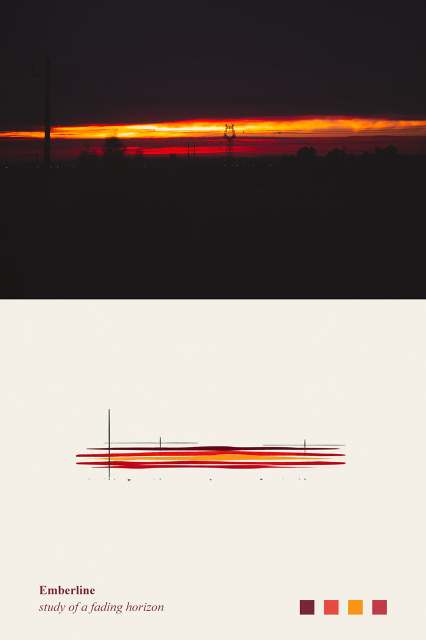
#> input picture photo-abstract-editorial/assets/examples/case-1.jpg, 852 x 1280 px (shown at 1/2 size)
$ python -i auto_crop_figures.py   (imports and definitions only)
#> lines starting #> are read from the running program, lines starting #| are printed output that depends on the picture; after the words box and inside, x2 and y2 are one past the last pixel; in counts of white or black regions, pixels touching at a corner belong together
#!/usr/bin/env python3
"""
Automatically detect and crop figure regions from PDF pages.

Usage:
    python auto_crop_figures.py input.pdf --out figures_auto --dpi 450 --min-area 0.03
"""

import sys
import argparse
from pathlib import Path

try:
    import fitz  # PyMuPDF
    import cv2
    import numpy as np
    from PIL import Image
except ImportError:
    print("Error: Required packages not installed.")
    print("Install with: pip install pymupdf opencv-python pillow numpy")
    sys.exit(1)


def detect_figure_regions(image_array, min_area_ratio=0.03):
    """
    Detect likely figure regions in a page image.

    Args:
        image_array: numpy array of the page image (RGB)
        min_area_ratio: Minimum area as fraction of page area

    Returns:
        List of bounding boxes [(x0, y0, x1, y1), ...]
    """
#> called with min_area_ratio = 0.03
    # Convert to grayscale
    gray = cv2.cvtColor(image_array, cv2.COLOR_RGB2GRAY)
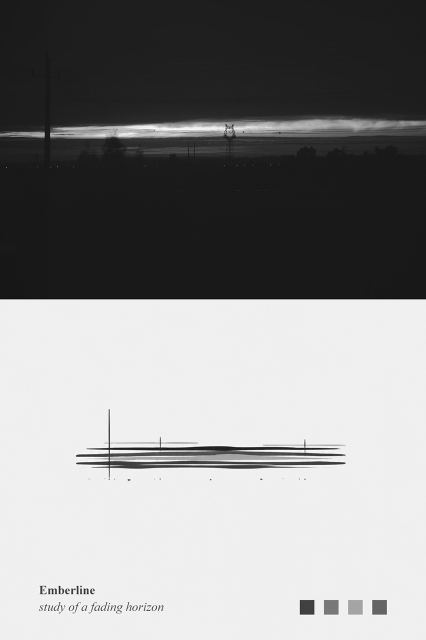
#> gray: shape (1280, 852) (shown at 1/2 size); min 0, max 255, mean 140.6

    # Apply threshold to find non-white regions
    _, binary = cv2.threshold(gray, 240, 255, cv2.THRESH_BINARY_INV)
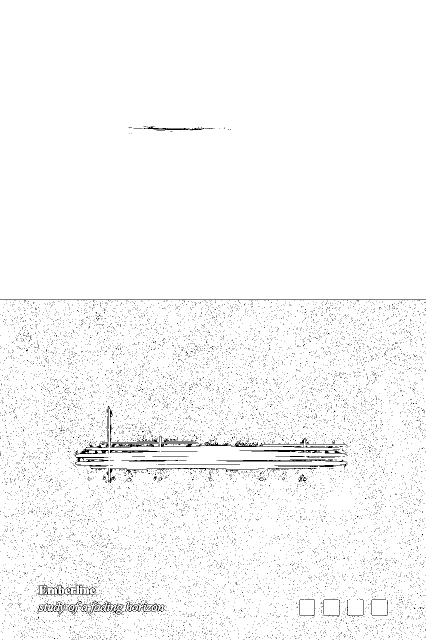
#> binary: shape (1280, 852) (shown at 1/2 size); 97.3% white; black in thin lines or dots, all inside (x1, y1, x2, y2) = (0, 253, 852, 1280)

    # Morphological operations to connect nearby regions
    kernel = cv2.getStructuringElement(cv2.MORPH_RECT, (15, 15))
    closed = cv2.morphologyEx(binary, cv2.MORPH_CLOSE, kernel)
#> closed: shape (1280, 852); every value is 255

    # Find contours
    contours, _ = cv2.findContours(closed, cv2.RETR_EXTERNAL, cv2.CHAIN_APPROX_SIMPLE)
#> contours = [[[0, 0], [0, 1279], [851, 1279], [851, 0]]]

    page_area = image_array.shape[0] * image_array.shape[1]
#> page_area = 1090560
    min_area = page_area * min_area_ratio
#> min_area = 32716.8

    boxes = []
    for contour in contours:
        x, y, w, h = cv2.boundingRect(contour)
        area = w * h

        # Filter by area
        if area < min_area:
            continue

        # Filter by aspect ratio (avoid very thin regions)
        aspect = max(w, h) / min(w, h)
        if aspect > 10:
            continue

        boxes.append((x, y, x + w, y + h))
#> this loop made 1 pass
#> (contour, x, y, w, h, area, aspect) on pass 1: ([[0, 0], [0, 1279], [851, 1279], [851, 0]], 0, 0, 852, 1280, 1090560, 1.5)
#> after the loop, boxes = [(0, 0, 852, 1280)]

    return boxes


# [71 lines left out: functions auto_crop_figures, main, not called in this run]


# [2 lines not run here, left out]

>>> import cv2
>>> picture = cv2.cvtColor(cv2.imread('../../photo-abstract-editorial/assets/examples/case-1.jpg'), cv2.COLOR_BGR2RGB)
>>> result = detect_figure_regions(picture)
#> result = [(0, 0, 852, 1280)]

$ run again, on photo-abstract-editorial/assets/examples/case-10.jpg
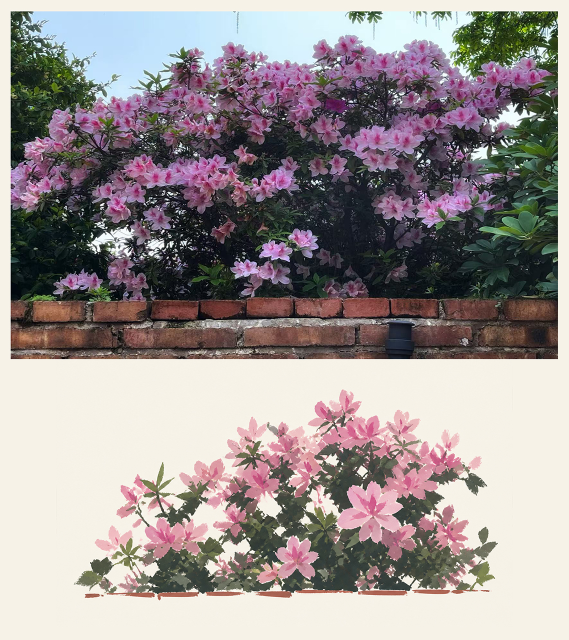
#> input picture photo-abstract-editorial/assets/examples/case-10.jpg, 1138 x 1280 px (shown at 1/2 size)
#> in detect_figure_regions, `_, binary = cv2.threshold(gray, 240, 255, cv2.THRESH_BINARY_INV)`:
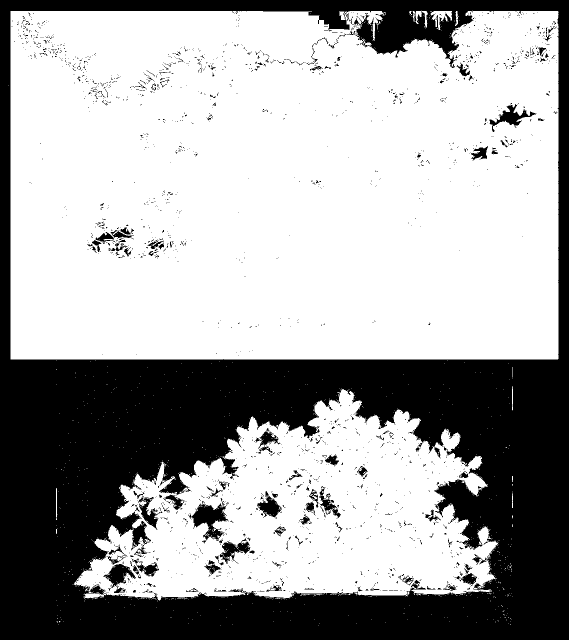
#> binary: shape (1280, 1138) (shown at 1/2 size); 64.9% white; 1859 black regions (1732 under 20 px), largest, box (x1, y1, x2, y2) and area: (0, 0, 1138, 1280) 484441, (376, 1002, 456, 1086) 2744, (207, 1128, 272, 1186) 1546
#> in detect_figure_regions, `closed = cv2.morphologyEx(binary, cv2.MORPH_CLOSE, kernel)`:
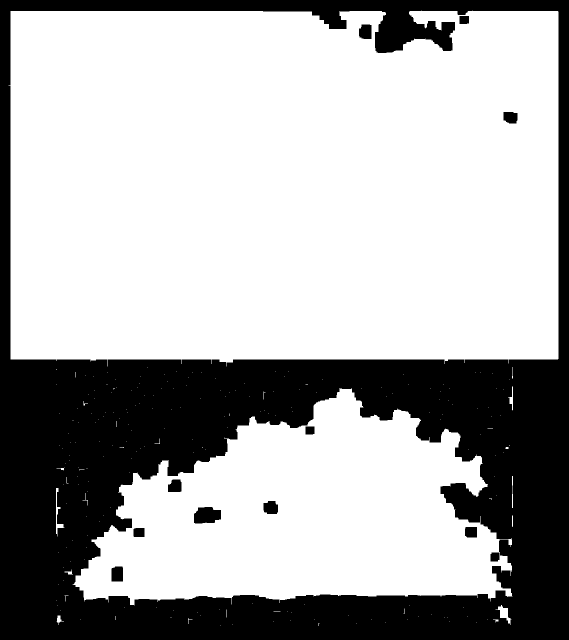
#> closed: shape (1280, 1138) (shown at 1/2 size); 67.9% white; 12 black regions
#> contours = 219 contours, 210 with area under 20; largest, box (x1, y1, x2, y2) and area: (17, 21, 1117, 733) 751776, (145, 776, 1025, 1211) 238360, (991, 1210, 1023, 1250) 389, (112, 976, 129, 1073) 262, (1016, 773, 1026, 821) 113
#> the loop in detect_figure_regions, `for contour in contours:` made 219 passes
#> (x, y, w, h, area) on passes 10, 16, 25: (986, 1239, 11, 6, 66), (376, 1236, 9, 12, 108), (113, 1231, 15, 19, 285)
#> after the loop in detect_figure_regions, `for contour in contours:`: boxes = [(145, 776, 1025, 1211), (17, 21, 1117, 733)]

$ run again, on photo-abstract-editorial/assets/examples/case-11.jpg
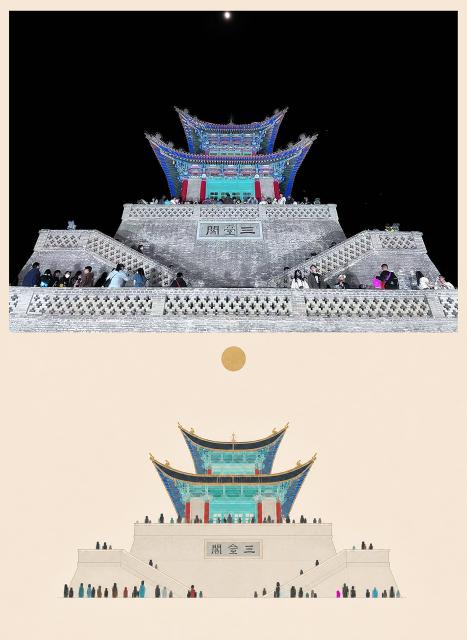
#> input picture photo-abstract-editorial/assets/examples/case-11.jpg, 933 x 1280 px (shown at 1/2 size)
#> in detect_figure_regions, `gray = cv2.cvtColor(image_array, cv2.COLOR_RGB2GRAY)`:
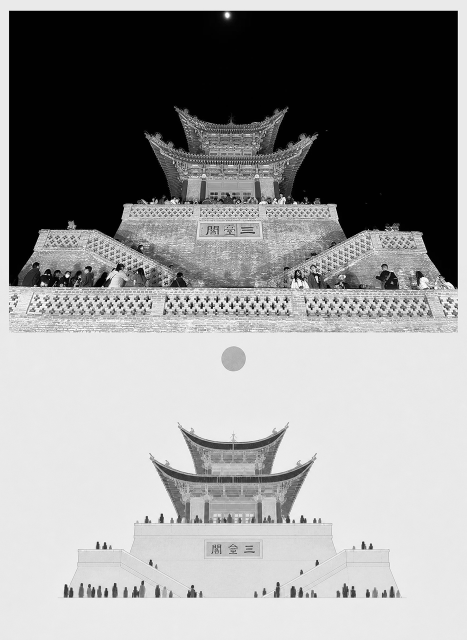
#> gray: shape (1280, 933) (shown at 1/2 size); min 0, max 255, mean 146.6
#> in detect_figure_regions, `_, binary = cv2.threshold(gray, 240, 255, cv2.THRESH_BINARY_INV)`:
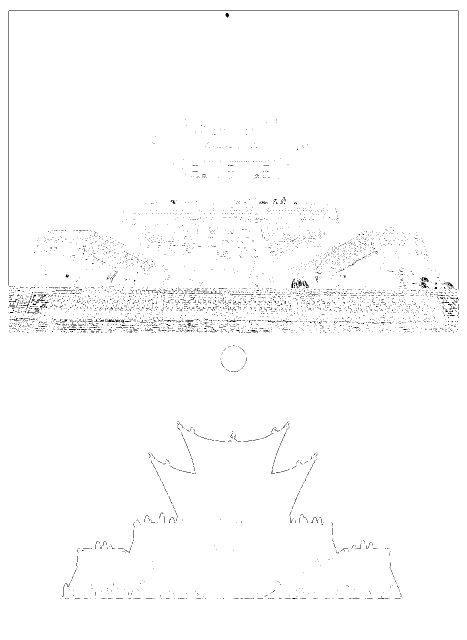
#> binary: shape (1280, 933) (shown at 1/2 size); 98.9% white; black in thin lines or dots, all inside (x1, y1, x2, y2) = (16, 20, 917, 1198)
#> closed: shape (1280, 933); every value is 255
#> contours = [[[0, 0], [0, 1279], [932, 1279], [932, 0]]]
#> the loop in detect_figure_regions, `for contour in contours:` made 1 pass
#> (contour, x, y, w, h, area, aspect) on pass 1: ([[0, 0], [0, 1279], [932, 1279], [932, 0]], 0, 0, 933, 1280, 1194240, 1.37)
#> after the loop in detect_figure_regions, `for contour in contours:`: boxes = [(0, 0, 933, 1280)]

$ run again, on photo-abstract-editorial/assets/examples/case-2.jpg
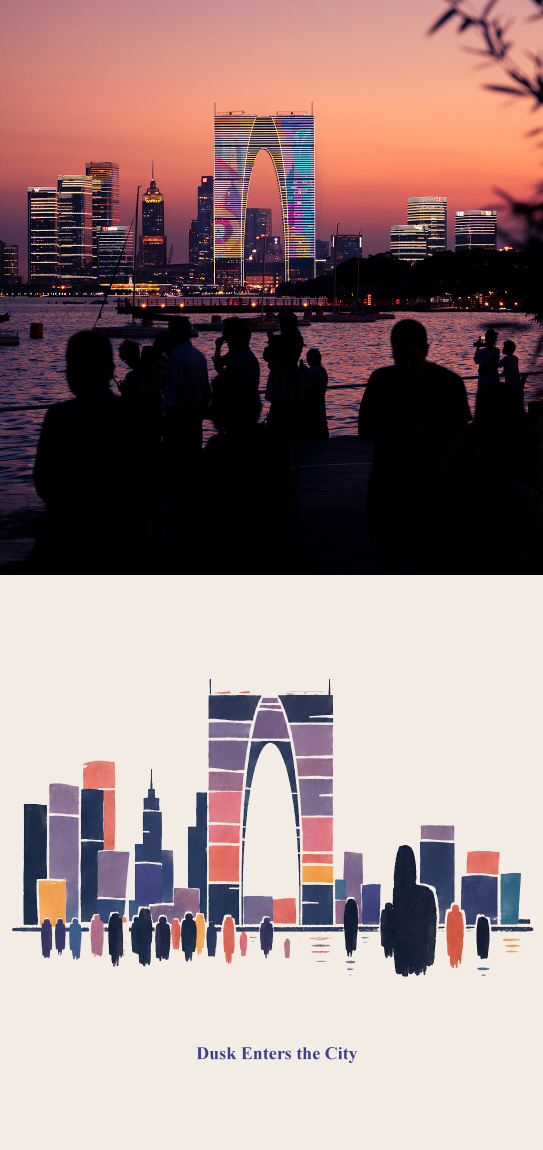
#> input picture photo-abstract-editorial/assets/examples/case-2.jpg, 1086 x 2300 px (shown at 1/2 size)
#> in detect_figure_regions, `gray = cv2.cvtColor(image_array, cv2.COLOR_RGB2GRAY)`:
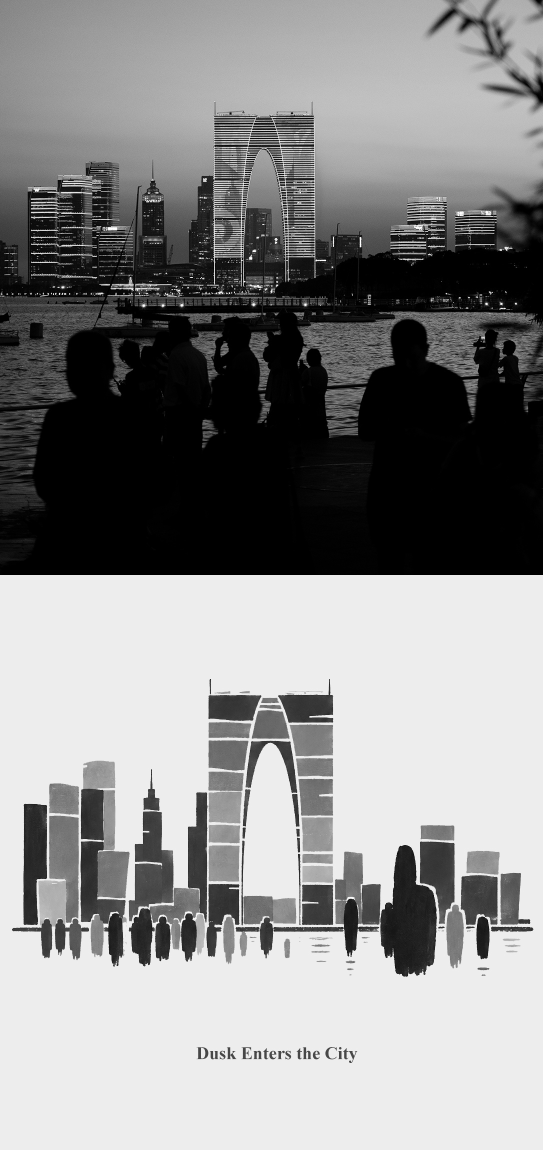
#> gray: shape (2300, 1086) (shown at 1/2 size); min 0, max 255, mean 140.1
#> in detect_figure_regions, `_, binary = cv2.threshold(gray, 240, 255, cv2.THRESH_BINARY_INV)`:
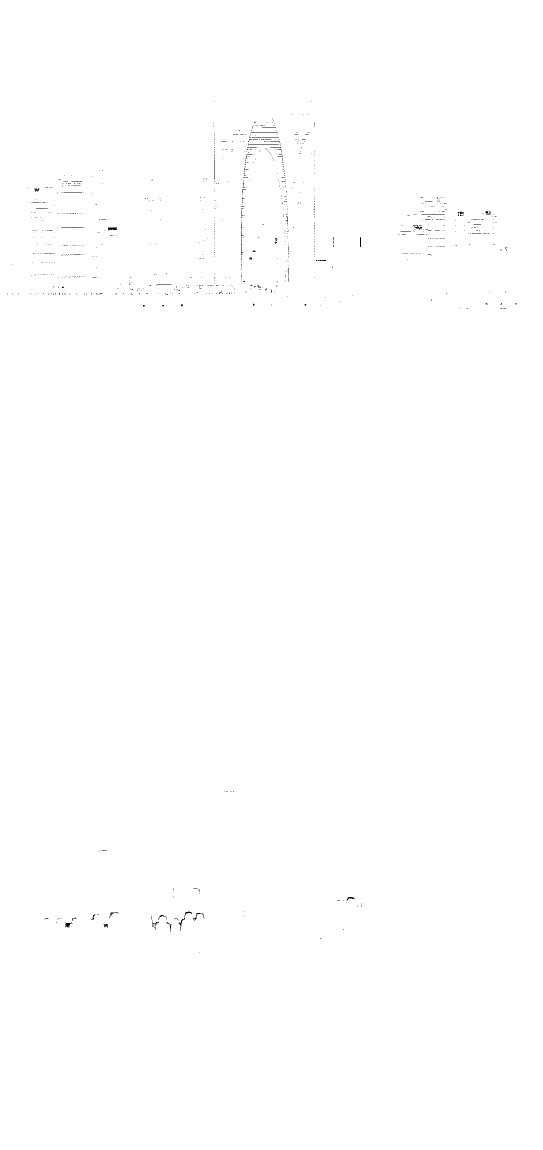
#> binary: shape (2300, 1086) (shown at 1/2 size); 99.9% white; black in thin lines or dots, all inside (x1, y1, x2, y2) = (14, 202, 1033, 1906)
#> closed: shape (2300, 1086); every value is 255
#> contours = [[[0, 0], [0, 2299], [1085, 2299], [1085, 0]]]
#> the loop in detect_figure_regions, `for contour in contours:` made 1 pass
#> (contour, x, y, w, h, area, aspect) on pass 1: ([[0, 0], [0, 2299], [1085, 2299], [1085, 0]], 0, 0, 1086, 2300, 2497800, 2.12)
#> after the loop in detect_figure_regions, `for contour in contours:`: boxes = [(0, 0, 1086, 2300)]
